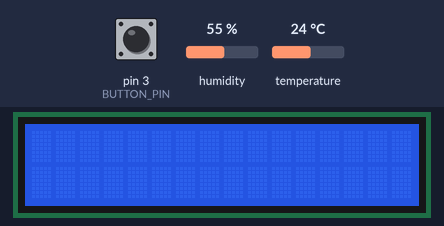
A sketch run on a simulated Arduino Uno, built with avr-gcc and run on an emulated ATmega328P. Shown: 16×2 character LCD. The inputs (shaded band) are chosen by the test bench; at power-on: pin 3 (BUTTON_PIN) HIGH, temperature 24 °C, humidity 55 %.

Above: at 1.2 s.
1.3 s: pin 3 (BUTTON_PIN) pulled LOW for 0.15 s
At 2.3 s:
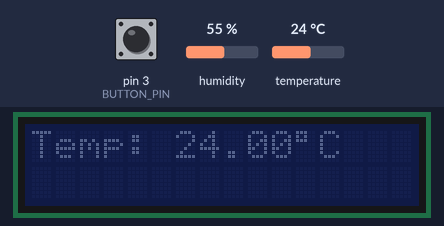
3.0 s: pin 3 (BUTTON_PIN) pulled LOW for 1 s
At 3.7 s:
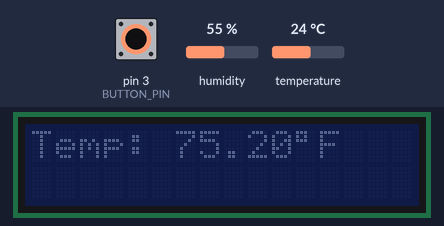
5.5 s: pin 3 (BUTTON_PIN) pulled LOW for 3.2 s
At 6.5 s:
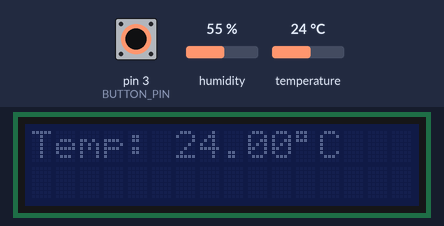
10.2 s: pin 3 (BUTTON_PIN) driven LOW
At 11.5 s:
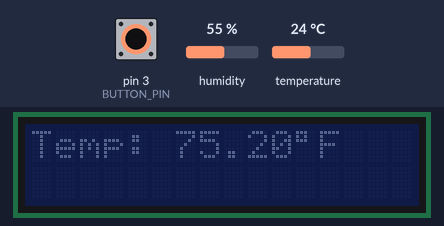
13.2 s: temperature set to 12 °C
At 15.1 s:
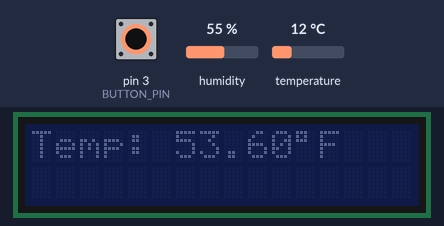
16.1 s: temperature set to 19 °C
At 17.0 s:
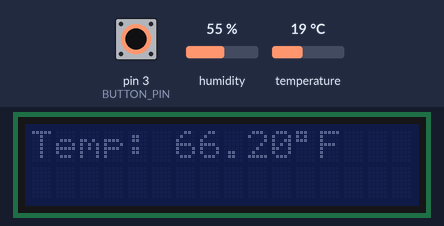
Timing chart, 0 to 19.1 s (numbered marks = the images above; inputs shaded):
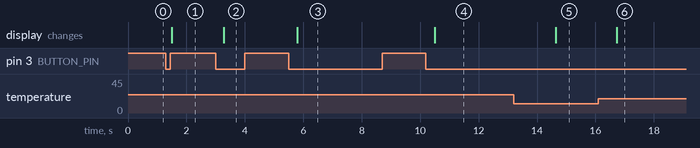

Measured:
- after the input at 1.3 s, the display: changes after 0.20 s (image 1)
- after the input at 3.0 s, the display: changes after 0.27 s (image 2)
- after the input at 5.5 s, the display: changes after 0.30 s (image 3)
- after the input at 10.2 s, the display: changes after 0.30 s (image 4)
- after the input at 13.2 s, the display: changes after 1.4 s (image 5)
- after the input at 16.1 s, the display: changes after 0.62 s (image 6)

The sketch:

LCD.ino
```cpp
#include <LiquidCrystal_I2C.h>
#include <DHT.h>
//SCL -> A5
//SDA -> A4
//DHT -> 2
//Button -> 3
#define DHTPIN 2
#define DHTTYPE DHT11
#define BUTTON_PIN 3  // Chân nối nút nhấn với Arduino

DHT dht(DHTPIN, DHTTYPE);
LiquidCrystal_I2C lcd(0x27, 16, 2);

bool isFahrenheit = false;           // Biến lưu đơn vị nhiệt độ, false là °C, true là °F
unsigned long lastDebounceTime = 0;  // Thời gian lần cuối chống dội (debounce)
unsigned long debounceDelay = 50;    // Độ trễ chống dội (miliseconds)

void setup() {
  lcd.init();
  lcd.backlight();
  dht.begin();
  pinMode(BUTTON_PIN, INPUT_PULLUP);  // Cài đặt pin nút nhấn là INPUT_PULLUP
  Serial.begin(9600);
}

void loop() {
  int buttonState = digitalRead(BUTTON_PIN);
  if (buttonState == 1) {          // Kiểm tra xem nút có được nhấn không
                                   // Kiểm tra xem sự kiện nhấn có phải là do nhiễu (noise) hay không
    isFahrenheit = !isFahrenheit;  // Đảo đơn vị nhiệt độ
    while (digitalRead(BUTTON_PIN)) delay(50);
    int time = millis();
    int dbClick = 0;
    while (!(dbClick = digitalRead(BUTTON_PIN))) {
      delay(50);
      if (millis() - time > 200) break;
    }
    if (dbClick) {
      lcd.noBacklight();  // Tắt đèn nền LCD
      isFahrenheit = !isFahrenheit;
    }
  }

  float t = dht.readTemperature(isFahrenheit);  // Đọc nhiệt độ theo đơn vị hiện tại
  if (isnan(t)) {
    lcd.print("Error");  // Nếu không đọc được nhiệt độ, hiển thị lỗi
    return;
  }

  lcd.clear();
  lcd.setCursor(0, 0);
  lcd.print("Temp: ");
  lcd.print(t);
  lcd.print((char)223);
  lcd.print(isFahrenheit ? "F" : "C");  // Hiển thị đơn vị tùy thuộc vào giá trị của isFahrenheit

  delay(50);  // Cập nhật mỗi giây
}
```
